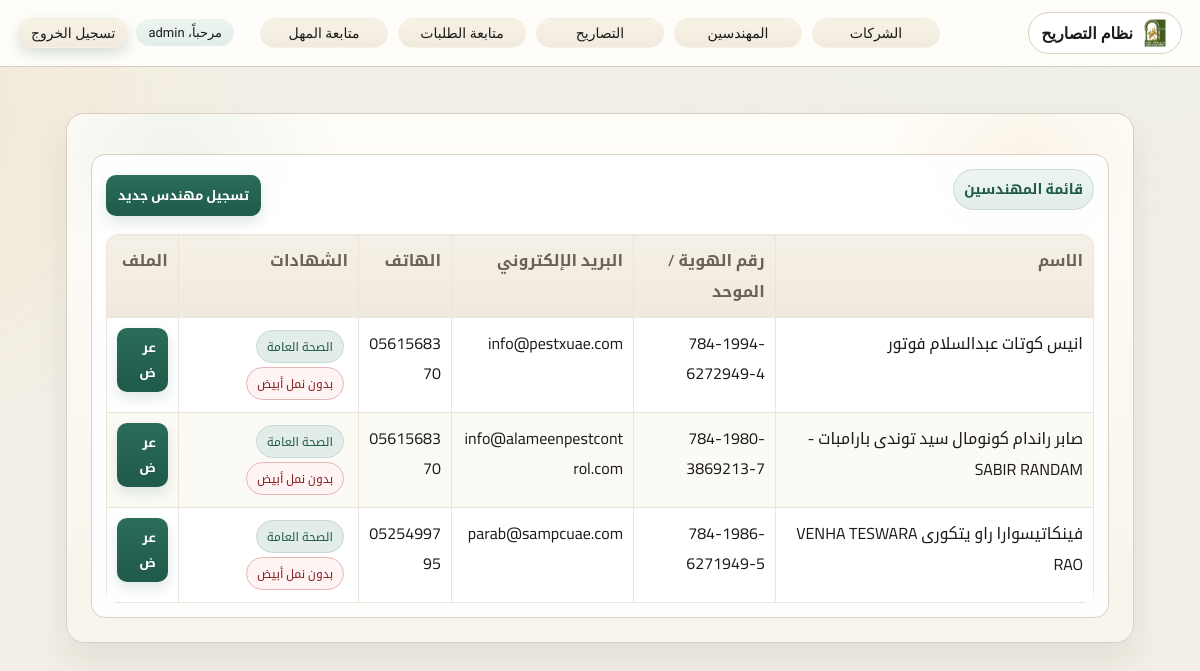
The page /enginers/ (signed in) on the database its author committed.
### hcsd/models.py (models this page shows, shortened)
class Enginer(models.Model):
    name = models.CharField(max_length=100)
    national_or_unified_number = models.CharField(max_length=50, null=True, blank=True)
    email = models.EmailField()
    phone = models.CharField(max_length=20)
    public_health_cert = models.FileField(
        upload_to='engineer_certificates/', null=True, blank=True
    )
    termite_cert = models.FileField(
        upload_to='engineer_certificates/', null=True, blank=True
    )

### hcsd/views.py (the view)
# urls.py: path('enginers/', views.enginer_list, name='enginer_list'),
@login_required
def enginer_list(request):
    engineers = Enginer.objects.all().order_by('name')
    return render(
        request,
        'hcsd/enginer_list.html',
        {
            'engineers': engineers,
            'can_add_enginer': _can_data_entry(request.user),
        },
    )

### hcsd/views.py (called while the page is built)
def _can_admin(user):
    return user.is_authenticated and (
        user.is_superuser
        or user.is_staff
        or _has_any_group(user, GROUP_NAME_ALIASES['admin'])
    )

def _can_data_entry(user):
    return user.is_authenticated and (
        _can_admin(user)
        or _has_any_group(user, GROUP_NAME_ALIASES['data_entry'])
    )

### hcsd/templates/hcsd/enginer_list.html (shortened to what this page needs)
{% extends "hcsd/base.html" %}
{% block content %}
<section class="enginer-page" lang="ar" dir="rtl">
  <div class="enginer-card">
    <div class="section">
      <div class="section-head">
        <div class="section-title">قائمة المهندسين</div>
        {% if can_add_enginer %}
          <a class="add-link" href="{% url 'enginer_add' %}">تسجيل مهندس جديد</a>
        {% endif %}
      </div>
      {% if engineers %}
        <table class="enginer-table">
          <thead>
            <tr>
              <th>الاسم</th>
              <th>رقم الهوية / الموحد</th>
              <th>البريد الإلكتروني</th>
              <th>الهاتف</th>
              <th>الشهادات</th>
              <th>الملف</th>
            </tr>
          </thead>
          <tbody>
            {% for engineer in engineers %}
              <tr>
                <td>{{ engineer.name }}</td>
                <td>{{ engineer.national_or_unified_number|default:"-" }}</td>
                <td>{{ engineer.email }}</td>
                <td>{{ engineer.phone }}</td>
                <td>
                  {% if engineer.public_health_cert %}
                    <span class="badge">الصحة العامة</span>
                  {% else %}
                    <span class="badge warn">بدون صحة عامة</span>
                  {% endif %}
                  {% if engineer.termite_cert %}
                    <span class="badge">النمل الأبيض</span>
                  {% else %}
                    <span class="badge warn">بدون نمل أبيض</span>
                  {% endif %}
                </td>
                <td><a class="detail-link" href="{% url 'enginer_detail' engineer.id %}">عرض</a></td>
              </tr>
            {% endfor %}
          </tbody>
        </table>
      {% else %}
        <p>No engineers found.</p>
      {% endif %}
    </div>
  </div>
</section>
{% endblock %}

### hcsd/templates/hcsd/base.html (shortened to what this page needs)
{% load static %}
<!DOCTYPE html>
<html lang="en">
<head>
    <link rel="stylesheet" href="{% static 'hcsd/base.css' %}">
</head>
<body>
    <nav class="navbar" lang="ar" dir="rtl">
        <a class="nav-brand" href="{% url 'home' %}">
            <img class="nav-brand-logo" src="{% static 'hcsd/shjmun-logo-website.png' %}" alt="شعار بلدية الشارقة">
            <span>نظام التصاريح</span>
        </a>
        <div class="nav-links">
            <a href="{% url 'company_list' %}">الشركات</a>
            <a href="{% url 'enginer_list' %}">المهندسين</a>
            <a href="{% url 'permit_types' %}">التصاريح</a>
            <a href="{% url 'clearance_list' %}">متابعة الطلبات</a>
            <a href="{% url 'extension_followup' %}">متابعة المهل</a>
        </div>
        <div class="nav-auth">
            {% if user.is_authenticated %}
                <span class="nav-user">مرحباً، {{ user.get_full_name|default:user.username }}</span>
                <form method="post" action="{% url 'logout' %}" class="nav-auth-form">
                    <button type="submit" class="nav-ghost">تسجيل الخروج</button>
                </form>
            {% else %}
                <a class="nav-ghost" href="{% url 'login' %}">تسجيل الدخول</a>
                <a class="nav-ghost" href="{% url 'register' %}">إنشاء حساب</a>
            {% endif %}
        </div>
    </nav>
    <main>
        {% block content %}
        {% endblock %}
    </main>
</body>
</html>

### hcsd/static/hcsd/base.css (style rules this page uses)
:root { --bg: #f3efe6; --paper: #fffdf9; --ink: #1d1b18; --muted: #6a6257; --line: #d8d0c2; --accent: #1f5a4b; --accent-2: #2b6c5a; --accent-soft: #e2ede9; --accent-warm: #c88a2d; --shadow: 0 18px 34px rgba(21, 37, 30, 0.08); --shadow-soft: 0 10px 20px rgba(21, 37, 30, 0.05); --radius: 14px; }
* { box-sizing: border-box; }
body { margin: 0; font-family: "IBM Plex Sans Arabic", "Cairo", "Tahoma", sans-serif; color: var(--ink); overflow-x: hidden; background: radial-gradient(1000px 700px at 90% -200px, #e6efe9 0, transparent 60%), radial-gradient(800px 600px at -200px 120px, #f3e7cf 0, transparent 55%), var(--bg); }
a { color: var(--accent); text-underline-offset: 2px; }
main { max-width: 1200px; margin: 0 auto; padding: 24px 16px 56px; }
table { width: 100%; border-collapse: collapse; background: rgba(255, 253, 249, 0.92); backdrop-filter: blur(10px); table-layout: auto; }
th, td { border: 1px solid var(--line); padding: 10px; text-align: right; vertical-align: top; word-break: break-word; }
th { background: linear-gradient(180deg, #f5f0e7 0%, #f0e9de 100%); color: var(--muted); font-weight: 600; }
input, select, textarea, button { font-family: inherit; }
button { border: none; padding: 9px 14px; border-radius: 10px; background: linear-gradient(180deg, var(--accent-2) 0%, var(--accent) 100%); color: #fff; cursor: pointer; box-shadow: 0 6px 14px rgba(31, 90, 75, 0.18); transition: transform 0.12s ease, box-shadow 0.15s ease, filter 0.15s ease; }
.navbar { font-family: inherit; background: var(--paper); color: var(--ink); padding: 12px 18px; border-bottom: 1px solid var(--line); display: flex; align-items: center; justify-content: space-between; gap: 12px; flex-wrap: wrap; position: sticky; top: 0; z-index: 10; }
.nav-brand { color: var(--ink); text-decoration: none; font-weight: 700; font-size: 16px; padding: 6px 12px; border-radius: 999px; border: 1px solid var(--line); background: #fff; display: inline-flex; align-items: center; gap: 8px; }
.nav-brand-logo { width: 28px; height: 28px; object-fit: contain; flex: 0 0 auto; }
.nav-links, .nav-auth { display: flex; align-items: center; gap: 8px; flex-wrap: wrap; min-width: 0; }
.nav-links { flex: 1 1 auto; justify-content: center; }
.nav-links a, .nav-auth a, .nav-auth button { color: var(--ink); text-decoration: none; padding: 6px 12px; border-radius: 999px; background: linear-gradient(180deg, #f7f1e6 0%, #f1eadf 100%); border: 1px solid transparent; font-size: 14px; transition: transform 0.15s ease, background 0.15s ease, color 0.15s ease, border-color 0.15s ease; cursor: pointer; line-height: 1.2; white-space: nowrap; }
.nav-links a { display: inline-flex; align-items: center; justify-content: center; text-align: center; }
.nav-user { color: var(--ink); background: linear-gradient(180deg, #edf5f1 0%, var(--accent-soft) 100%); padding: 6px 12px; border-radius: 999px; font-size: 13px; }
.nav-ghost { background: transparent; border: 1px solid var(--line); }
.nav-auth-form { margin: 0; }
@media (min-width: 721px) { .navbar { top: 0; justify-content: space-between; } }
@media (min-width: 721px) { .nav-links { position: absolute; left: 50%; transform: translateX(-50%); width: min(680px, calc(100% - 360px)); justify-content: center; gap: 10px; } }
@media (min-width: 721px) { .nav-links a { flex: 1 1 0; min-width: 0; } }
@media (min-width: 721px) { .nav-auth { margin-inline-start: auto; } }

### rows shown on the page
Enginer: name "انيس كوتات عبدالسلام فوتور", national_or_unified_number "784-1994-6272949-4", email "info@pestxuae.com", phone "0561568370", shows "الصحة العامة", termite_cert "بدون نمل أبيض"
Enginer: name "صابر راندام كونومال سيد توندى بارامبات - SABIR RANDAM", national_or_unified_number "784-1980-3869213-7", email "info@alameenpestcontrol.com", phone "0561568370", shows "الصحة العامة", termite_cert "بدون نمل أبيض"
Enginer: name "فينكاتيسوارا راو يتكورى VENHA TESWARA RAO", national_or_unified_number "784-1986-6271949-5", email "parab@sampcuae.com", phone "0525499795", shows "الصحة العامة", termite_cert "بدون نمل أبيض"

### other values the page prints
{{ user.get_full_name|default:user.username }} "admin"
